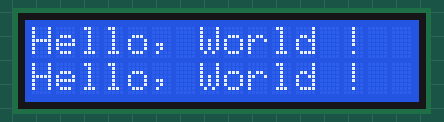
Recording of a sketch running on a simulated Arduino Uno, built with avr-gcc and run on an emulated ATmega328P. On the bench: 16×2 character LCD.

Above: at 0.1 s.
At 1.2 s:
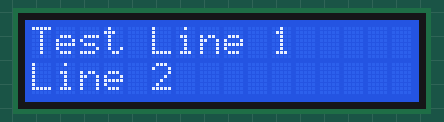
At 11.0 s:
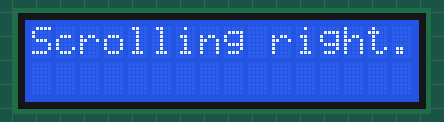
At 22.9 s:
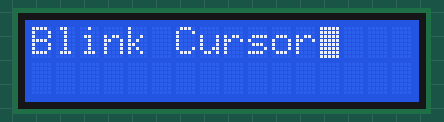
At 26.9 s:
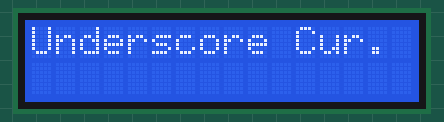
At 31.9 s:
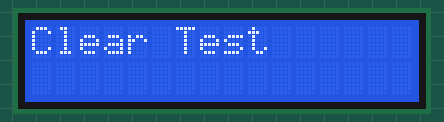

The sketch:

16x2LCD_With_I2c_Interfacing.ino
```cpp
#include <Wire.h>
#include <LiquidCrystal_I2C.h>

LiquidCrystal_I2C lcd(0x27, 16, 2);

void setup() {
  Wire.begin();
  lcd.init();
  lcd.backlight();
  lcd.clear();
  lcd.setCursor(0, 0); // row 0, column 0
  lcd.print("Hello, World !");
  lcd.setCursor(0, 1);
  lcd.print("Hello, World !"); // row 1, column 0
}

void loop() {
  delay(1000);
  lcd.clear();
  lcd.setCursor(0, 0);
  lcd.print("Test Line 1");
  lcd.setCursor(0, 1);
  lcd.print("Line 2");
  delay(2000);

   lcd.clear();
  lcd.setCursor(0, 0);
  lcd.print("Clear Test");
  delay(2000);

  lcd.clear();
  lcd.print("Scrolling left...");
  delay(1000);
  for (int i = 0; i < 16; i++) {
    lcd.scrollDisplayLeft();
    delay(300);
  }

  lcd.clear();
  lcd.print("Scrolling right...");
  delay(1000);
  for (int i = 0; i < 16; i++) {
    lcd.scrollDisplayRight();
    delay(300);
  }

  lcd.clear();
  lcd.print("Backlight Test");
  delay(1000);
  lcd.noBacklight();
  delay(1000);
  lcd.backlight();
  delay(1000);

  lcd.clear();
  lcd.print("Display Off/On");
  delay(1000);
  lcd.noDisplay();
  delay(1000);
  lcd.display();
  delay(1000);

  lcd.clear();
  lcd.print("Blink Cursor");
  lcd.blink();
  delay(2000);
  lcd.noBlink();

  lcd.clear();
  lcd.print("Underscore Cur.");
  lcd.cursor();
  delay(2000);
  lcd.noCursor();

  delay(2000);
}
```

Measured:
- what the display in image 1 shows lasts 2.0 s, from 1.1 s to 3.1 s
- what the display in image 2 shows lasts 1.0 s, from 11.0 s to 12.0 s
- what the display in image 4 shows lasts 3.0 s, from 26.9 s to 29.9 s
